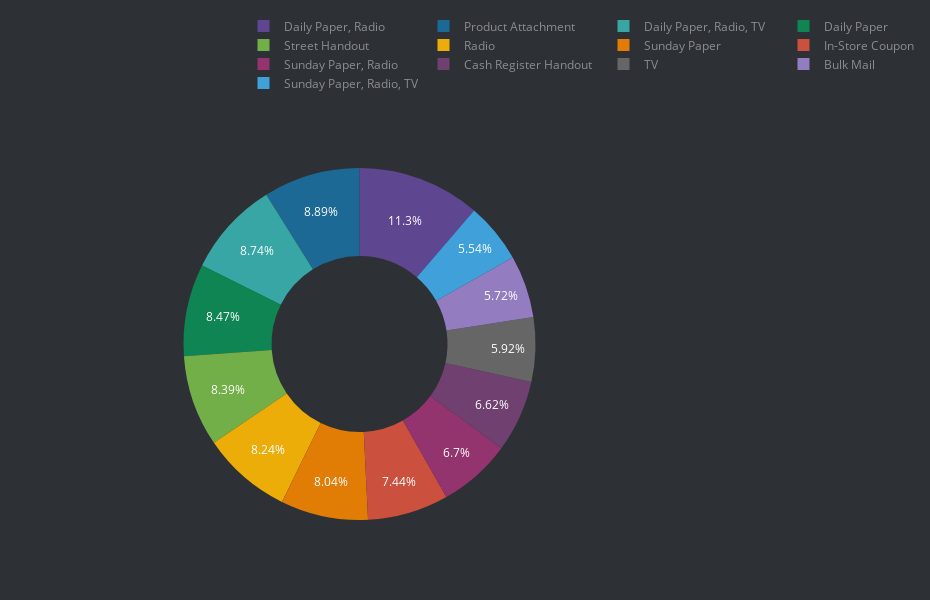

Here is the notebook cell this chart was saved with:
### Code cell
pd_df = strlvl_promo_info.groupby(
            ['media_type'
            ]
        ).agg(
            total_acq_customers = pd.NamedAgg('total_acq_customers','sum')
        ).reset_index().sort_values(
                        'total_acq_customers',
                        ascending=False)

division_rat = px.pie(pd_df,
                      names='media_type',
                      values='total_acq_customers',
                      hole=0.5,
#                      title='% Customers acquired',
                      color_discrete_sequence=px.colors.qualitative.Prism)
division_rat.update_traces(textfont=dict(color='#fff'))
division_rat.update_layout(autosize=True,
                           height=600,
                           width=930,
                           plot_bgcolor='#2d3035',
                           paper_bgcolor='#2d3035',
                           title_font=dict(size=25, color='#a5a7ab', family="Muli, sans-serif"),
                           font=dict(color='#8a8d93'),
                           legend=dict(orientation="h", yanchor="bottom", y=1.2, xanchor="right", x=1.5)
                           )

### Figure 1 — Plotly figure (JSON) as saved in the notebook; plotly's stock layout.template omitted (floating-point values rounded to 4 significant figures)
{"data": [{"domain": {"x": [0, 1], "y": [0, 1]}, "hole": 0.5, "hovertemplate": "media_type=%{label}<br>total_acq_customers=%{value}<extra></extra>", "labels": ["Daily Paper, Radio", "Product Attachment", "Daily Paper, Radio, TV", "Daily Paper", "Street Handout", "Radio", "Sunday Paper", "In-Store Coupon", "Sunday Paper, Radio", "Cash Register Handout", "TV", "Bulk Mail", "Sunday Paper, Radio, TV"], "legendgroup": "", "name": "", "showlegend": true, "textfont": {"color": "#fff"}, "type": "pie", "values": [6820, 5371, 5284, 5119, 5069, 4980, 4859, 4495, 4050, 4002, 3576, 3457, 3346]}], "layout": {"autosize": true, "font": {"color": "#8a8d93"}, "height": 600, "legend": {"orientation": "h", "tracegroupgap": 0, "x": 1.5, "xanchor": "right", "y": 1.2, "yanchor": "bottom"}, "margin": {"t": 60}, "paper_bgcolor": "#2d3035", "piecolorway": ["rgb(95, 70, 144)", "rgb(29, 105, 150)", "rgb(56, 166, 165)", "rgb(15, 133, 84)", "rgb(115, 175, 72)", "rgb(237, 173, 8)", "rgb(225, 124, 5)", "rgb(204, 80, 62)", "rgb(148, 52, 110)", "rgb(111, 64, 112)", "rgb(102, 102, 102)"], "plot_bgcolor": "#2d3035", "title": {"font": {"color": "#a5a7ab", "family": "Muli, sans-serif", "size": 25}}, "width": 930}}
